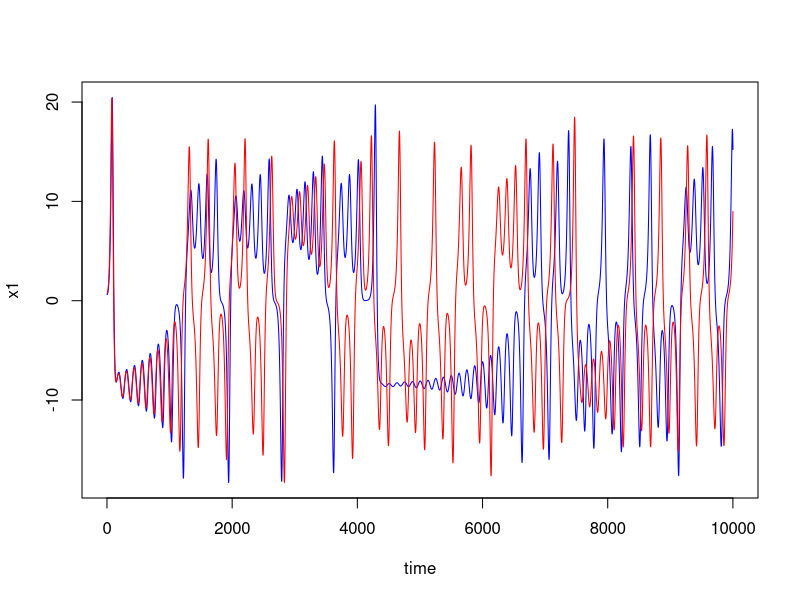

Reproduce this figure in R.

# coupled lorenz oscillators

# two systems
# each has x,y,z
# and is coupled 
# by an external variable w


last <- function(a) {
  a[length(a)]
}

dx <- function(sigva,x,y,w,ti,eps,mu) {
  ti*(sigva*(y-x) + eps*mu*w)
}

dy <- function(rho,x,y,z,ti) {
  ti*((rho-z)*x - y)
}

dz <- function(beta, x, y, z, ti) {
  ti*(x*y - beta*z)
}

dw <- function(kappa, y, eps2, mu1, mu2, x1, x2, ti) {
  ti*(-kappa*y - (eps2/2)*(mu1*x1 + mu2*x2))
}

compStep <- function(vl,sigva,rho,beta,kappa,mu1,mu2,eps1,eps2,ti) {
  x1 <- last(vl[[1]]); y1 <- last(vl[[2]]); z1 <- last(vl[[3]]);
  x2 <- last(vl[[4]]); y2 <- last(vl[[5]]); z2 <- last(vl[[6]]); w <- last(vl[[7]]);
  
  dx1 <- dx(sigva,x1,y1,w,ti,eps1,mu1)
  dx2 <- dx(sigva,x2,y2,w,ti,eps1,mu2)
  dy1 <- dy(rho,x1,y1,z1,ti)
  dy2 <- dy(rho,x2,y2,z2,ti)
  dz1 <- dz(beta,x1,y1,z1,ti)
  dz2 <- dz(beta,x2,y2,z2,ti)
  dw  <- dw(kappa,w,eps2,mu1,mu2,x1,x2,ti)
  
  x1 <- c(vl[[1]], x1+dx1); y1 <- c(vl[[2]], y1+dy1); z1 <- c(vl[[3]], z1+dz1);
  x2 <- c(vl[[4]], x2+dx2); y2 <- c(vl[[5]], y2+dy2); z2 <- c(vl[[6]], z2+dz2);
  w <- c(vl[[7]], w + dw)
  return(list(x1=x1,y1=y1,z1=z1,x2=x2,y2=y2,z2=z2,w=w))  
}

sim <- function(n=50, eps1=1/100, eps2=1/100) {
  # common params
  sigva <- 10
  rho <- 28
  beta <- 8/3
  mu1 <- -1
  mu2 <- 1
  kappa <- 1/1
  timestep <- 0.005
  x1 <- c(runif(1))
  y1 <- c(runif(1))
  z1 <- c(runif(1))
  x2 <- c(runif(1))
  y2 <- c(runif(1))
  z2 <- c(runif(1))
  w  <- c(0.1)
  vl <- list(x1=x1,y1=y1,z1=z1,x2=x2,y2=y2,z2=z2,w=w)
  for (tidx in 1:n) {
    vl <- compStep(vl,sigva,rho,beta,kappa,mu1,mu2,eps1,eps2,timestep)
  }
  vl
}
  
res0 <- sim(10000, eps1=1/2, eps2=1/1)
plot(x=1:length(res0$x1), y=res0$x1, type='l', xlab='time', ylab='x1', col='blue')
points(x=1:length(res0$x1), y=res0$x2, type='l', xlab='time', ylab='x1', col="red")


#plot(res0$x1, res0$y1, type='l', xlab='x1', ylab='y1')
#plot(res0$z1, res0$z2, type='l', xlab='y1', ylab='y2')
#plot(res0$z1, res0$z2, type='l', xlab='z1', ylab='z2')
